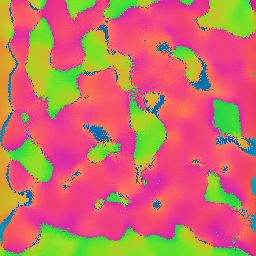
#> input picture notes/2018-04-09-structure-tensor-update/figs/RGB_raw_d2_n7_sl84.png, 256 x 256 px
$ python -i st_tools.py   (imports and definitions only)
#> lines starting #> are read from the running program, lines starting #| are printed output that depends on the picture
#> further down, picture is the input picture: shape (256, 256, 3); mean B, G, R 102.6, 113.3, 201.8
import numpy as np
from skimage import io, color
from skimage.feature import structure_tensor, structure_tensor_eigvals
import tifffile
from scipy import ndimage as ndi
from skimage._shared.utils import assert_nD
from skimage.util.dtype import img_as_float


def _rescale(a):
    '''
    Rescales an array to 0-1.0
    '''
    return (a - a.min()) / (a - a.min()).max()


# [40 lines left out: functions st_2D, make_2D_rgb, not called in this run]


def st_3D(im, d_sigma, n_sigma, westin=False):
    '''
    Calculates principal orientation vector and fractional anisotropy from
    a 3D volume using the structure tensor.

    NOTE: Assumes image shape is (x,y,z)
    '''

    fxx, fxy, fxz, fyy, fyz, fzz = _structure_tensor_3D(
        im, d_sigma=d_sigma, n_sigma=n_sigma)
#> in _structure_tensor_3D, `Azz = ndi.gaussian_filter(imz * imz, n_sigma, mode=mode, cval=cval)`:
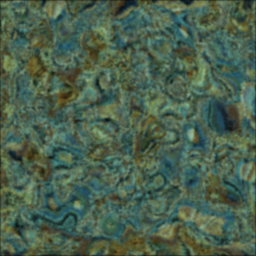
#> Azz: shape (256, 256, 3); mean B, G, R 77.4, 96.9, 74.5

    F = np.array([[fxx, fxy, fxz],
                  [fxy, fyy, fyz],
                  [fxz, fyz, fzz]])

    # np.linalg.eigh requires shape = (...,3,3)
    F = np.moveaxis(F, [0, 1], [3, 4])

    evals, evectors = np.linalg.eigh(F)
    evectors = evectors[..., 0]  # taking vector w/ smallest eval

    if westin:
        FA = np.where(evals[..., 2] != 0, _westin(evals), np.zeros_like(im))
    else:
        FA = np.where(np.linalg.norm(evals, axis=-1) **
                      2 != 0, _FA(evals), np.zeros_like(im))

    return FA, evectors


def _FA(evals):
    '''
    Calculates fractional anisotropy image from the eigenvalues image.
    Eigenvalues are ordered from smallest to largest, so t1 > t2 > t3.

    Formula taken from [Khan et al, NeuroImage (111), 2015.]
    '''

    t1 = evals[..., 2]
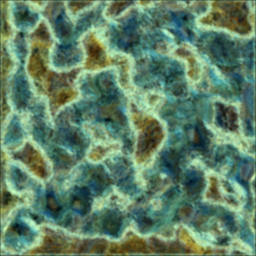
#> t1: shape (256, 256, 3) float64; mean of channels 0, 1, 2 151.9, 187.1, 142.1; drawn with min black and max white
    t2 = evals[..., 1]
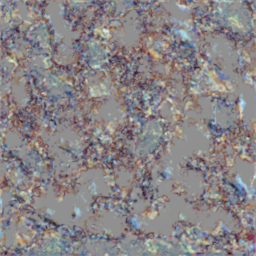
#> t2: shape (256, 256, 3) float64; mean of channels 0, 1, 2 -4.9, -5.8, -3.5; drawn with min black and max white
    t3 = evals[..., 0]
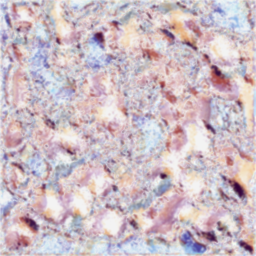
#> t3: shape (256, 256, 3) float64; mean of channels 0, 1, 2 -42.93, -49.53, -35.23; drawn with min black and max white

    norm2 = t1**2 + t2**2 + t3**2
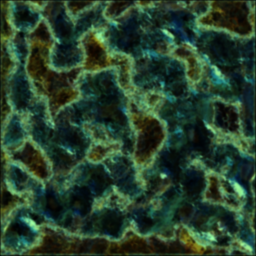
#> norm2: shape (256, 256, 3) float64; mean of channels 0, 1, 2 28151, 42178.6, 24917.7; drawn with min black and max white
    with np.errstate(invalid='ignore'):
        return np.sqrt(((t1 - t2)**2 + (t2 - t3)**2 + (t3 - t1)**2) / (2 * norm2))
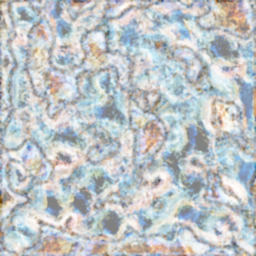
#> returned value: shape (256, 256, 3) float64; mean of channels 0, 1, 2 1.12, 1.12, 1.11; drawn with min black and max white


# [7 lines left out: function _westin, not called in this run]


def make_3D_rgb(im, d_sigma=1.0, n_sigma=1.0, bit=50):
    '''
    Makes HSL (Hue, Saturation, Level) image from 3D structure tensor results.
    Hue is mapped from orientation (more work on that in the future), Saturation:
    FA, Level: im.

    Converts HSL to RGB stack for export to tiff.
    '''

    FA, vects = st_3D(im, d_sigma=d_sigma, n_sigma=n_sigma)

    s = bit**2 + vects[..., 0] + bit * vects[..., 1] + vects[..., 2]
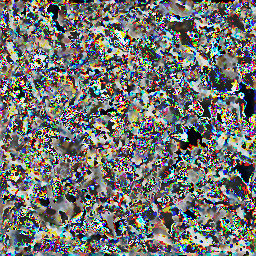
#> s: shape (256, 256, 3) float64; mean of channels 0, 1, 2 2494.5, 2495.5, 2495; drawn with min black and max white

    slices, rows, cols = im.shape
#> slices = 256; rows = 256; cols = 3
    hsv = np.zeros((slices, rows, cols, 3), dtype=np.float64)
    hsv[..., 0] = _rescale(s)
    hsv[..., 1] = _rescale(FA)
    hsv[..., 2] = _rescale(im)

    return np.array([color.hsv2rgb(hsv[z]) for z in np.arange(slices)])


# [32 lines left out: functions save_rgb, make_comps, not called in this run]


def _structure_tensor_3D(image, d_sigma=1, n_sigma=1, mode='constant', cval=0):
    """
    MODIFIED FROM SKIMAGE BY SCOTT TRINKLE, 2018

    Compute structure tensor using sum of squared differences.

    The structure tensor A is defined as::

        A = [Axx Axy Axz]
            [Axy Ayy Ayz]
            [Axz Ayz Azz]

    which is approximated by the weighted sum of squared differences in a local
    window around each pixel in the image.

    Parameters
    ----------
    image : ndarray
        Input image.
    d_sigma : float, optional
        Standard deviation used for the Gaussian partial derivatives
    n_sigma : float, optional
        Standard deviation used for the Gaussian kernel, which is used as a
        weighting function for the local summation of squared differences.
    mode : {'constant', 'reflect', 'wrap', 'nearest', 'mirror'}, optional
        How to handle values outside the image borders.
    cval : float, optional
        Used in conjunction with mode 'constant', the value outside
        the image boundaries.

    Returns
    -------
    Axx : ndarray
        Element of the structure tensor for each pixel in the input image.
    Axy : ndarray
        Element of the structure tensor for each pixel in the input image.
    Axz : ndarray
        Element of the structure tensor for each pixel in the input image.
    Ayy : ndarray
        Element of the structure tensor for each pixel in the input image.
    Ayz : ndarray
        Element of the structure tensor for each pixel in the input image.
    Azz : ndarray
        Element of the structure tensor for each pixel in the input image.


    Examples
    --------
    >>> from skimage.feature import structure_tensor
    >>> square = np.zeros((5, 5))
    >>> square[2, 2] = 1
    >>> Axx, Axy, Ayy = structure_tensor(square, sigma=0.1)
    >>> Axx
    array([[ 0.,  0.,  0.,  0.,  0.],
           [ 0.,  1.,  0.,  1.,  0.],
           [ 0.,  4.,  0.,  4.,  0.],
           [ 0.,  1.,  0.,  1.,  0.],
           [ 0.,  0.,  0.,  0.,  0.]])

    """

    # image = _prepare_grayscale_input_3D(image)

    imx, imy, imz = _compute_derivatives(
        image, d_sigma=d_sigma, mode=mode, cval=cval)

    # structure tensor
    Axx = ndi.gaussian_filter(imx * imx, n_sigma, mode=mode, cval=cval)
    Axy = ndi.gaussian_filter(imx * imy, n_sigma, mode=mode, cval=cval)
    Axz = ndi.gaussian_filter(imx * imz, n_sigma, mode=mode, cval=cval)
    Ayy = ndi.gaussian_filter(imy * imy, n_sigma, mode=mode, cval=cval)
    Ayz = ndi.gaussian_filter(imy * imz, n_sigma, mode=mode, cval=cval)
    Azz = ndi.gaussian_filter(imz * imz, n_sigma, mode=mode, cval=cval)

    return Axx, Axy, Axz, Ayy, Ayz, Azz


def _compute_derivatives(image, d_sigma=1.0, mode='constant', cval=0):
    """
    MODIFIED FROM SKIMAGE BY SCOTT TRINKLE, 2018

    Compute derivatives in x, y and z directions using the Sobel operator.

    Parameters
    ----------
    image : ndarray
        Input image.
    d_sigma : float
        Standard deviation for Gaussian partial derivative
    mode : {'constant', 'reflect', 'wrap', 'nearest', 'mirror'}, optional
        How to handle values outside the image borders.
    cval : float, optional
        Used in conjunction with mode 'constant', the value outside
        the image boundaries.

    Returns
    -------
    imz : ndarray
        Derivative in z-direction.
    imy : ndarray
        Derivative in y-direction.
    imx : ndarray
        Derivative in x-direction.

    """
    # imx = ndi.sobel(image, axis=0, mode=mode, cval=cval)
    # imy = ndi.sobel(image, axis=1, mode=mode, cval=cval)
    # imz = ndi.sobel(image, axis=2, mode=mode, cval=cval)
    imx = ndi.gaussian_filter(
        image, [d_sigma, 0, 0], order=1, mode=mode, cval=cval)
    imy = ndi.gaussian_filter(
        image, [0, d_sigma, 0], order=1, mode=mode, cval=cval)
    imz = ndi.gaussian_filter(
        image, [0, 0, d_sigma], order=1, mode=mode, cval=cval)

    return imx, imy, imz


# [7 lines left out: function _prepare_grayscale_input_3D, not called in this run]

>>> import cv2
>>> picture = cv2.imread('../notes/2018-04-09-structure-tensor-update/figs/RGB_raw_d2_n7_sl84.png')
>>> result = make_3D_rgb(picture)
